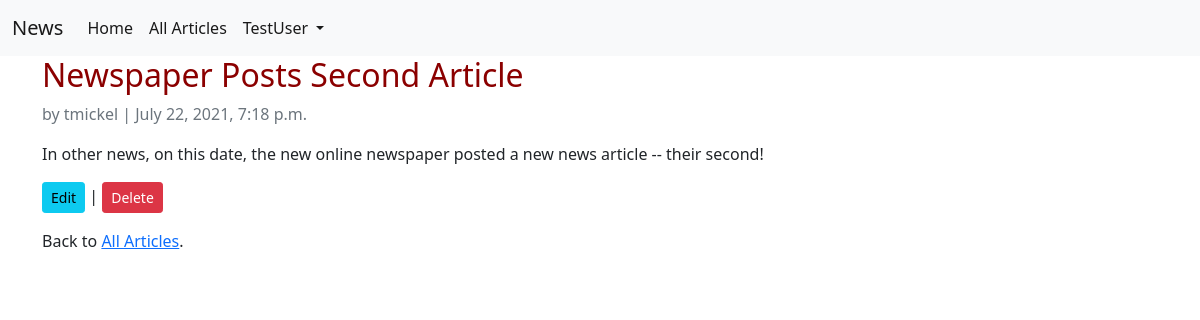
The page /articles/2/ (signed in) on the database its author committed.
### accounts/models.py (models this page shows)
class CustomUser(AbstractUser):
    age = models.PositiveIntegerField(null=True, blank=True)

### articles/models.py (models this page shows, shortened)
class Article(models.Model):
    title = models.CharField(null = False, max_length=100)
    body = models.TextField(null = False)
    author = models.ForeignKey(
        get_user_model(),
        on_delete=models.CASCADE
    )
    date = models.DateTimeField(auto_now_add=True)

### articles/views.py (the view)
# urls.py: path('<int:pk>/', ArticleDetailView.as_view(), name='article_detail'),
class ArticleDetailView(LoginRequiredMixin, DetailView):
    model = Article
    template_name = "article_detail.html"

### templates/article_detail.html (shortened to what this page needs)
{% extends 'base.html' %}
{% block content %}
    <div class="article-entry">
        <h2>{{ article.title }}</h2>
        <p class="text-muted">by {{ article.author }} | {{ article.date }}</p>
        <p>{{ article.body }}</p>
    </div>
    <p>
        <a class="btn btn-info btn-sm" href="{% url 'article_edit' article.pk %}">Edit</a> |
        <a class="btn btn-danger btn-sm" href="{% url 'article_delete' article.pk %}">Delete</a>
    </p>
    <p>Back to <a href="{% url 'article_list' %}">All Articles</a>.</p>
{% endblock content %}

### templates/base.html (shortened to what this page needs)
{% load static %}
<!DOCTYPE html>
<html>
    <head>
        <link href="https://cdn.jsdelivr.net/npm/bootstrap@5.0.2/dist/css/bootstrap.min.css" rel="stylesheet">
        <link rel="stylesheet" href="{% static 'css/base.css' %}">
    </head>
    <body>
        <nav class="navbar navbar-expand-lg navbar-light bg-light">
            <div class="container-fluid">
                <a class="navbar-brand" href="{% url 'home' %}">News</a>
                <div class="collapse navbar-collapse" id="navbarNavDropdown">
                    <ul class="navbar-nav">
                        <li class="nav-item">
                            <a class="nav-link active" aria-current="page" href="{% url 'home' %}">Home</a>
                        </li>
                        <li class="nav-item">
                            <a class="nav-link active" aria-current="page" href="{% url 'article_list' %}">All Articles</a>
                        </li>
                        <li class="nav-item dropdown">
                        {% if user.is_authenticated %}
                            <a class="nav-link dropdown-toggle active" href="#" id="navbarDropdownMenuLink" role="button" data-bs-toggle="dropdown" aria-expanded="false">
                            {{ user.username }}
                            </a>
                        {% endif %}
                        </li>
                    </ul>
                </div>
            </div>
            </nav>
        <main>
            <div class="container">
                {% block content %}
                {% endblock content %}
            </div>
        </main>
    </body>
</html>

### static/css/base.css (style rules this page uses)
.article-entry h2 { color: darkred; }

### rows shown on the page
CustomUser: username "TestUser"
Article: title "Newspaper Posts Second Article", author "tmickel", date "July 22, 2021, 7:18 p.m.", body "In other news, on this date, the new online newspaper posted a new news article -- their second!"
